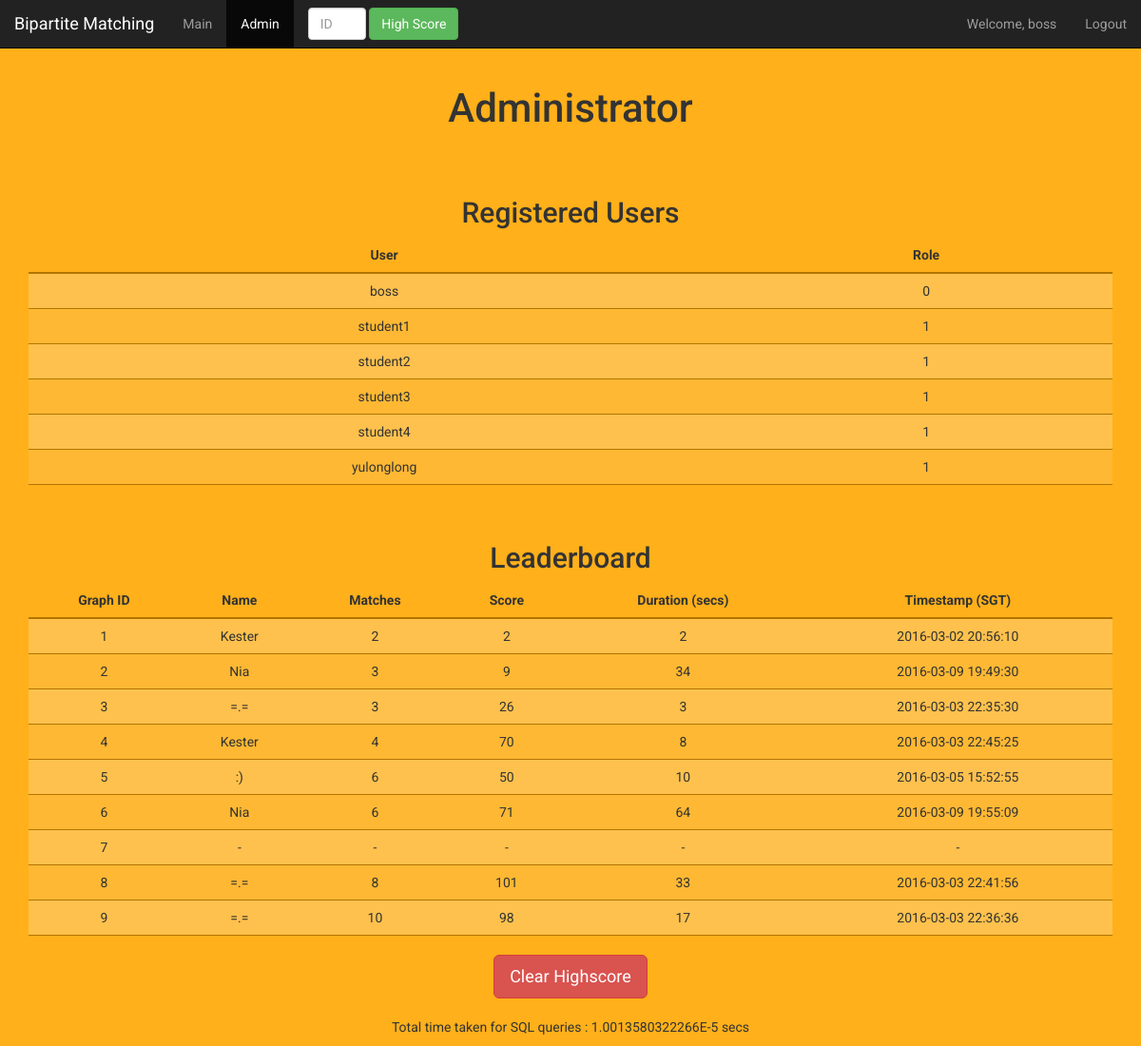
The page /archive/lab6/admin.php (signed in) on the database its author committed.
### tables this page shows
CREATE TABLE `user` (
  `user_id` varchar(20) NOT NULL,
  `hashed_password` varchar(255) NOT NULL,
  `role` int(11) NOT NULL DEFAULT '1',
  `email` varchar(255) NOT NULL
);

CREATE TABLE `score_table` (
  `ID` int(11) NOT NULL,
  `graph_id` int(11) NOT NULL,
  `name` varchar(30) NOT NULL,
  `num_match` int(11) NOT NULL,
  `match_score` int(11) NOT NULL,
  `duration` int(11) NOT NULL,
  `date` varchar(20) NOT NULL
);

### Database_sample.php (called while the page is built, shortened)
<?php
class Database {
	private $pdo = null;
	public function __construct() {
		$host = '127.0.0.1';
		$db   = 'bipartite_matching_game';
		$user = 'root';
		$pass = '';
		$charset = 'utf8';
		$dsn = "mysql:host=$host;dbname=$db;charset=$charset";
		$opt = [
			PDO::ATTR_ERRMODE            => PDO::ERRMODE_EXCEPTION,
			PDO::ATTR_DEFAULT_FETCH_MODE => PDO::FETCH_ASSOC,
			PDO::ATTR_EMULATE_PREPARES   => false,
		];
		$this->pdo = new PDO($dsn, $user, $pass, $opt);
	}
	public function getAllUsers() {
		$start = microtime(true);
			$stmt = $this->pdo->query('SELECT * FROM user ORDER BY user_id')->fetchAll();
		$end = microtime(true);
		return $stmt;
	}
	public function getBestScore($graphId) {
		$start = microtime(true);
			$stmt = $this->pdo->query('SELECT * FROM score_table WHERE graph_id = '.$graphId.' ORDER BY num_match DESC, match_score DESC, duration LIMIT 1')->fetchAll();
		$end = microtime(true);
		if (count($stmt) == 0) return null;
		return $stmt[0];
	}
};
?>

### archive/lab6/admin.php (the view, shortened to what this page needs)
<?php
$user_id = null;
$role = null;
if (!isset($_SESSION["user_id"])) {
	header('Location: login.php');
	return;
}
else {
	$user_id = $_SESSION["user_id"];
	$role = $_SESSION["role"];
}
$database = null;
?>
<!DOCTYPE html>
<html lang="en">
<head>
	<?php include "inc/section_head.php"; ?>
</head>
<body>
	<nav class="navbar navbar-inverse navbar-static-top">
		<div class="container-fluid">
			<div class="navbar-header">
				<a class="navbar-brand" href="index.php">Bipartite Matching</a>
			</div>
			<div class="collapse navbar-collapse" id="bs-example-navbar-collapse-1">
				<ul class="nav navbar-nav">
					<li><a href="index.php">Main</a></li>
					<li class="active"><a href="admin.php">Admin<span class="sr-only">(current)</span></a></li>
				</ul>
				<form class="navbar-form navbar-left" role="search">
					<div class="form-group">
						<input id="highscoreGraphId" type="number" class="form-control" placeholder="ID"  min="1" max="9">
						<button type="button" class="btn btn-success" data-toggle="modal" data-target="#highscoreModal" onclick="getHighscoreByIdAJAX(-1);">High Score</button>
					</div>
				</form>
				<ul class="nav navbar-nav navbar-right">
					<?php
						if ($user_id != null) {
							echo "<li><a>Welcome, <span id='username'>".$user_id."</span></a></li>";
						}
					?>
					<li><a href="logout.php">
						<?php
							if ($user_id != null) echo "Logout";
							else echo "Login";
						?>
					</a></li>
				</ul>
			</div>
		</div>
	</nav>
	<div class="container">
		<h1>Administrator</h1>
	</div>
	<br>
	<?php
	if ($role == 0) {
		if ($database == null) $database = new Database();
	?>
	<div class="container center">
		<br>
		<h2>Registered Users</h2>
		<table class="table table-striped table-admin" id="tblGrid">
			<thead>
				<tr>
					<th class="text-center">User</th>
					<th class="text-center">Role</th>
				</tr>
			</thead>
			<tbody>
				<?php
					$users = $database->getAllUsers();
					for($i=0;$i<count($users);$i++) {
						echo '<tr><td class="text-center">'.$users[$i]["user_id"].'</td><td class="text-center">'.$users[$i]["role"].'</td>';
					}
				?>
			</tbody>
		</table>
		<br>
		<h2>Leaderboard</h2>
		<table class="table table-striped table-admin" id="tblGrid">
			<thead>
				<tr>
					<th class="text-center">Graph ID</th>
					<th class="text-center">Name</th>
					<th class="text-center">Matches</th>
					<th class="text-center">Score</th>
					<th class="text-center">Duration (secs)</th>
					<th class="text-center">Timestamp (SGT)</th>
				</tr>
			</thead>
			<tbody>
				<?php
					for($i=1;$i<=9;$i++) {
						$score = $database->getBestScore($i);
						if ($score != null) {
							echo '<tr>'.
							'<td class="text-center">'.$i.'</td>'.
							'<td class="text-center">'.$score["name"].'</td>'.
							'<td class="text-center">'.$score["num_match"].'</td>'.
							'<td class="text-center">'.$score["match_score"].'</td>'.
							'<td class="text-center">'.$score["duration"].'</td>'.
							'<td class="text-center">'.$score["date"].'</td>';
						}
						else {
							echo '<tr>'.
							'<td class="text-center">'.$i.'</td>'.
							'<td class="text-center">-</td>'.
							'<td class="text-center">-</td>'.
							'<td class="text-center">-</td>'.
							'<td class="text-center">-</td>'.
							'<td class="text-center">-</td>';
						}
					}
				?>
			</tbody>
		</table>
	</div>
	<div class="container center">
		<button type="button" class="btn btn-danger btn-lg" data-toggle="modal" data-target="#resetModal">Clear Highscore</button>
	</div>
	<?php } else { ?>
	<div class="container center">
		<h3>Unauthorized</h3>
	</div>
	<?php } ?>
</body>
<?php include("inc/section_bottom.php"); ?>
</html>

### archive/lab6/css/style.css (style rules this page uses)
body { background-color: #ffb01a; font-family: 'Roboto'; }
h1 { font-size: 3em; text-align: center; }
ul { list-style-type: none; }
.center { text-align: center; margin : auto; }
.table-admin > tbody > tr:nth-child(2n+1) > td, .table-striped > tbody > tr:nth-child(2n+1) > th { background-color: #ffc14d; }
.table-admin > tbody > tr:nth-child(2n) > td, .table-striped > tbody > tr:nth-child(2n) > th { background-color: #ffb833; }
.table-admin thead tr th { border-bottom: 2px solid #b37400; }
.table-admin tbody tr td { border-bottom: 1px solid #b37400; }

### rows shown on the page
user: user_id "boss", role "0"
user: user_id "student1", role "1"
user: user_id "student2", role "1"
user: user_id "student3", role "1"
user: user_id "student4", role "1"
user: user_id "yulonglong", role "1"
score_table: name "Kester", num_match "2", match_score "2", duration "2", date "2016-03-02 20:56:10"
score_table: name "Nia", num_match "3", match_score "9", duration "34", date "2016-03-09 19:49:30"
score_table: name "=.=", num_match "3", match_score "26", duration "3", date "2016-03-03 22:35:30"
score_table: name "Kester", num_match "4", match_score "70", duration "8", date "2016-03-03 22:45:25"
score_table: name ":)", num_match "6", match_score "50", duration "10", date "2016-03-05 15:52:55"
score_table: name "Nia", num_match "6", match_score "71", duration "64", date "2016-03-09 19:55:09"
score_table: name "=.=", num_match "8", match_score "101", duration "33", date "2016-03-03 22:41:56"
score_table: name "=.=", num_match "10", match_score "98", duration "17", date "2016-03-03 22:36:36"

### other values the page prints
$user_id "boss"
$database->getElapsedTime() "1.0013580322266E-5"
